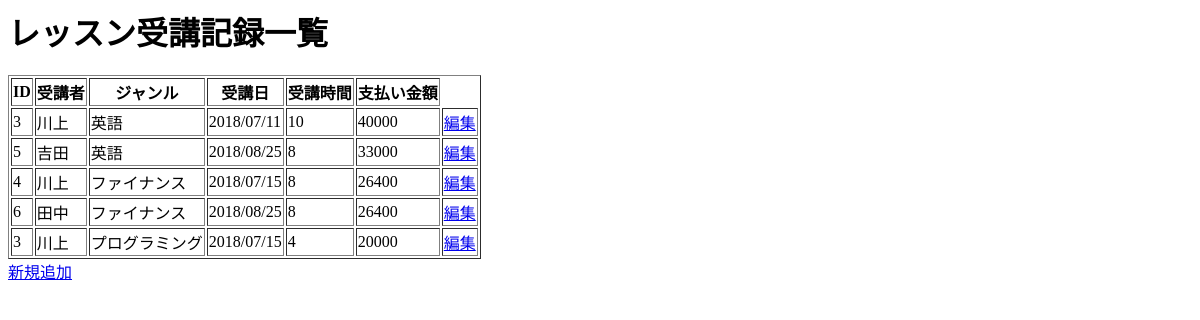
/school/lessonrecord/, run on an earlier commit of the app's database.
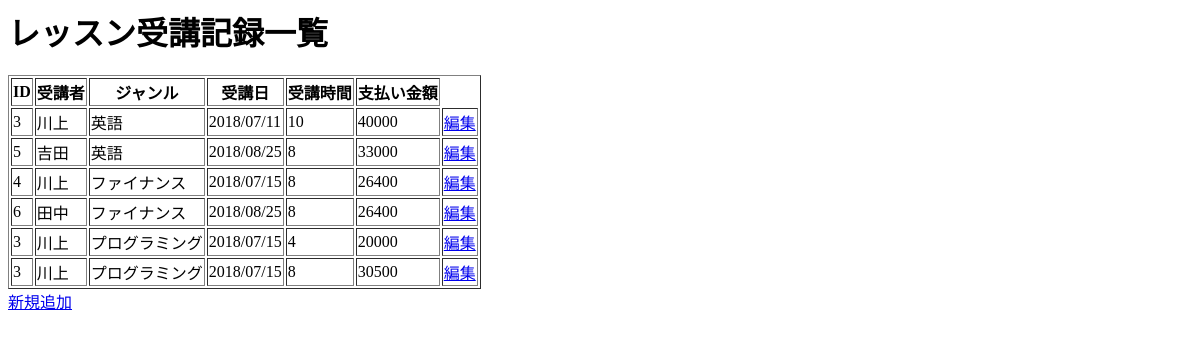
And on a later commit of the database.
### school/models.py (models this page shows, shortened)
class Lesson(models.Model):
  CATEGORY_CHOICES= (
    (0, "英語"),
    (1, "プログラミング"),
    (2, "ファイナンス"),
    )
  person = models.ForeignKey('Person',on_delete=models.CASCADE,verbose_name="受講者")
  joined_at = models.DateField(verbose_name="受講日")
  lesson_category = models.IntegerField(choices=CATEGORY_CHOICES,verbose_name="ジャンル")
  lesson_time = models.IntegerField( validators=[validators.MinValueValidator(1),validators.MaxValueValidator(12)],verbose_name="受講時間")
  def _get_price(self):
    if self.lesson_category==0:
      return 5000+self.lesson_time*3500
    elif self.lesson_category==2:
      if self.lesson_time > 50:
        return 3300*20+2800*30+2500*(self.lesson_time - 50)
      elif self.lesson_time > 20:
        return 3300*20+2800*(self.lesson_time - 50)
      else:
        return 3300*self.lesson_time
    else:
      if self.lesson_time > 50:
        return 20000 + 3500 * 15 + 3000 * 15 + 2800 * 15 + 2500 * (self.lesson_time - 50)
      elif self.lesson_time > 35:
        return 20000 + 3500 * 15 + 3000 * 15 +2800 *(self.lesson_time - 35)
      elif self.lesson_time > 20:
        return 20000 + 3500 * 15 + 3000 * (self.lesson_time - 20)
      elif self.lesson_time > 5:
        return 20000 + 3500 * (self.lesson_time - 5)
      else:
        return 20000
  lesson_price = property(_get_price)

class Person(models.Model):
  SEX_CHOICES= (
    (0, '男'),
    (1, '女'),
    )
  name = models.CharField(max_length=128, verbose_name="名前")
  sex = models.IntegerField(choices=SEX_CHOICES, verbose_name="性別")
  age = models.IntegerField(verbose_name="年齢", validators=[validators.MinValueValidator(1)])

### school/views.py (the view)
# urls.py: path('lessonrecord/', views.RecordIndexView.as_view(), name= 'lessonindex'),
class RecordIndexView(generic.ListView):
  template_name = 'school/RecordIndexView.html'
  context_object_name = 'lesson_list'
  def get_queryset(self, **kwargs):
    return Lesson.objects.all()

### school/templates/school/RecordIndexView.html
{% load static %}
<h1>レッスン受講記録一覧</h1>
<link rel="stylesheet" type="text/css" href="{% static 'school/style.css' %}">
<table border="1">
  <thead>
    <tr>
      <th>ID</th>
      <th>受講者</th>
      <th>ジャンル</th>
      <th>受講日</th>
      <th>受講時間</th>
      <th>支払い金額</th>
    </tr>
  </thead>
  <tbody>
    {% for lesson in lesson_list %}
    <tr>
      <td>{{lesson.person.id}}</td>
      <td>{{lesson.person.name}}</td>
      <td>
        {% if lesson.lesson_category == 0 %}
          英語
        {% elif lesson.lesson_category == 1 %}
          プログラミング
        {% else %}
          ファイナンス
        {% endif %}
      </td>
      <td>{{lesson.joined_at |date:"Y/m/d"}}</td>
      <td>{{lesson.lesson_time}}</td>
      <td>{{lesson.lesson_price}}</td>
      <td><a href = "/school/lessonupdate/{{lesson.id}}">編集</a></td>
    </tr>
    {% endfor %}
  </tbody>
</table>
<a href = "/school/lessoncreate/">新規追加</a>

What changed in the data, as far as the page shows it:
added Lesson: person.id "3", person.name "川上", shows "プログラミング", joined_at "2018/07/15", lesson_time "8", lesson_price "30500"
